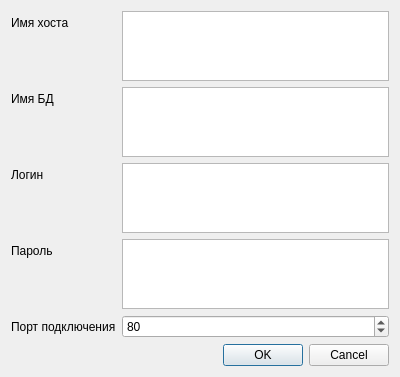
<?xml version="1.0" encoding="UTF-8"?>
<ui version="4.0">
 <class>Dialog</class>
 <widget class="QDialog" name="Dialog">
  <property name="geometry">
   <rect>
    <x>0</x>
    <y>0</y>
    <width>400</width>
    <height>300</height>
   </rect>
  </property>
  <property name="windowTitle">
   <string>Настройки подключения</string>
  </property>
  <layout class="QFormLayout" name="formLayout">
   <item row="0" column="0">
    <widget class="QLabel" name="label">
     <property name="text">
      <string>Имя хоста</string>
     </property>
    </widget>
   </item>
   <item row="0" column="1">
    <widget class="QTextEdit" name="HostName"/>
   </item>
   <item row="1" column="0">
    <widget class="QLabel" name="label_2">
     <property name="text">
      <string>Имя БД</string>
     </property>
    </widget>
   </item>
   <item row="1" column="1">
    <widget class="QTextEdit" name="DBName"/>
   </item>
   <item row="7" column="0" colspan="2">
    <widget class="QDialogButtonBox" name="buttonBox">
     <property name="orientation">
      <enum>Qt::Horizontal</enum>
     </property>
     <property name="standardButtons">
      <set>QDialogButtonBox::Cancel|QDialogButtonBox::Ok</set>
     </property>
    </widget>
   </item>
   <item row="2" column="0">
    <widget class="QLabel" name="label_3">
     <property name="text">
      <string>Логин</string>
     </property>
    </widget>
   </item>
   <item row="2" column="1">
    <widget class="QTextEdit" name="Login"/>
   </item>
   <item row="3" column="0">
    <widget class="QLabel" name="label_4">
     <property name="text">
      <string>Пароль</string>
     </property>
    </widget>
   </item>
   <item row="3" column="1">
    <widget class="QTextEdit" name="Password"/>
   </item>
   <item row="4" column="0">
    <widget class="QLabel" name="label_5">
     <property name="text">
      <string>Порт подключения</string>
     </property>
    </widget>
   </item>
   <item row="4" column="1">
    <widget class="QSpinBox" name="PortNum">
     <property name="minimum">
      <number>1</number>
     </property>
     <property name="maximum">
      <number>60000</number>
     </property>
     <property name="value">
      <number>80</number>
     </property>
    </widget>
   </item>
  </layout>
 </widget>
 <resources/>
 <connections>
  <connection>
   <sender>buttonBox</sender>
   <signal>accepted()</signal>
   <receiver>Dialog</receiver>
   <slot>accept()</slot>
   <hints>
    <hint type="sourcelabel">
     <x>248</x>
     <y>254</y>
    </hint>
    <hint type="destinationlabel">
     <x>157</x>
     <y>274</y>
    </hint>
   </hints>
  </connection>
  <connection>
   <sender>buttonBox</sender>
   <signal>rejected()</signal>
   <receiver>Dialog</receiver>
   <slot>reject()</slot>
   <hints>
    <hint type="sourcelabel">
     <x>316</x>
     <y>260</y>
    </hint>
    <hint type="destinationlabel">
     <x>286</x>
     <y>274</y>
    </hint>
   </hints>
  </connection>
 </connections>
</ui>
